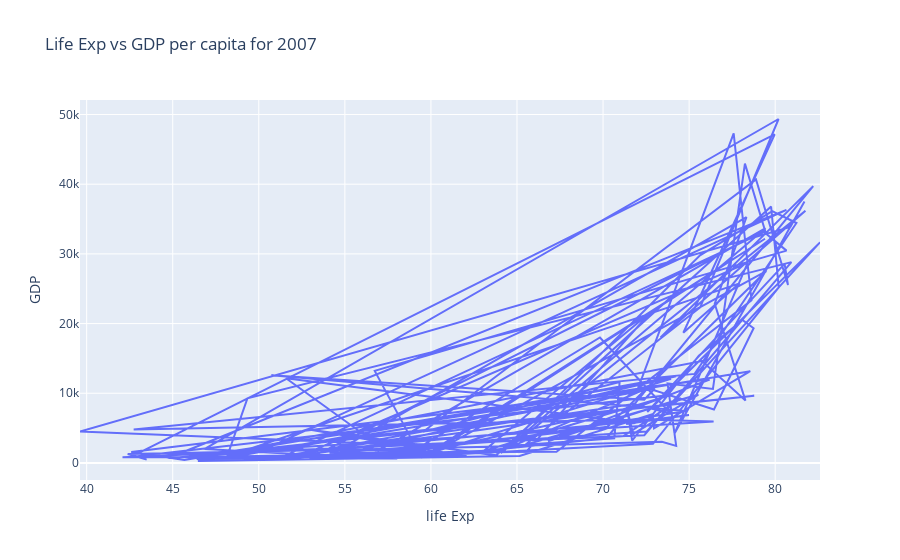

Notebook source saved alongside this figure:
### Code cell
trace1 = go.Scatter(x=temp_df['lifeExp'], y=temp_df['gdpPercap'])

data = [trace1]
layout = go.Layout(title="Life Exp vs GDP per capita for 2007", xaxis={'title':'life Exp'}, yaxis={'title':'GDP'})
fig = go.Figure(data, layout)

fig.show()

### Figure 1 — Plotly figure (JSON) as saved in the notebook; plotly's stock layout.template omitted (floating-point values rounded to 4 significant figures; data arrays with more than 128 entries replaced by an {"elided": "..."} marker saying what was removed)
{"data": [{"type": "scatter", "x": {"elided": "142 float values"}, "y": {"elided": "142 float values"}}], "layout": {"title": {"text": "Life Exp vs GDP per capita for 2007"}, "xaxis": {"title": {"text": "life Exp"}}, "yaxis": {"title": {"text": "GDP"}}}}
